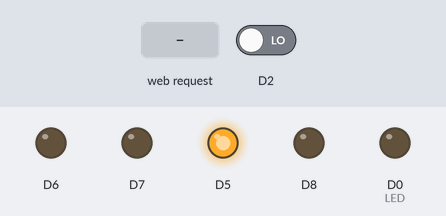
This sketch was run on a simulated ESP8266 (NodeMCU). Parts: output pins drawn as LEDs (lit = HIGH). The test bench sets the inputs (shaded band); at power-on: D2 LOW. WiFi joins after 1.5 s; servers stay silent unless stated; what the sketch prints to the serial monitor is not drawn.

Above: at 2.7 s.
2.8 s: HTTP request GET /adcread received
At 4.3 s:
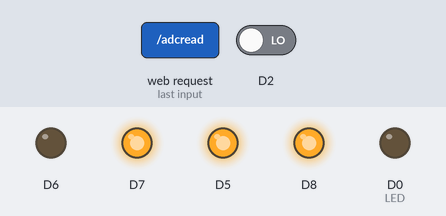
At 6.4 s:
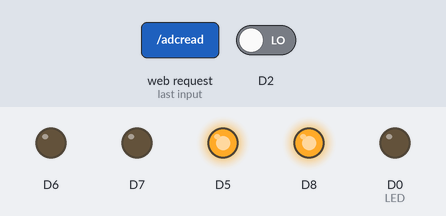
Timing chart, 0 to 7.9 s (numbered marks = the images above; inputs shaded):
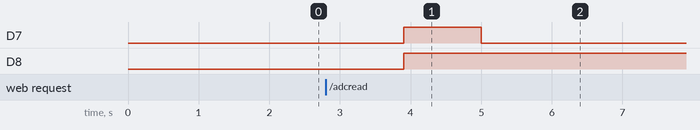

Measured:
- after the input at 2.8 s, D7: LOW → HIGH after 1.1 s, → LOW 1.1 s later; D8: LOW → HIGH after 1.1 s

The sketch:

dataSensor.ino
```cpp
//int frequency = 0;
#include <ESP8266WiFi.h>
#include <WiFiClient.h>
#include <ESP8266WebServer.h>
#include "index.h"
#define LED D0


const char* ssid = "Galaxy";
const char* password = "12345678";
ESP8266WebServer server(80);

void handleRoot()
{
  String s = webpage;
  server.send(200, "text/html", s);
}

void sensor_data()
{
  digitalWrite(D7, LOW);
  digitalWrite(D8, LOW);
  // Reading the output frequency
  double frequency = pulseIn(D2, LOW);
  //Remaping the value of the frequency to the RGB Model of 0 to 255
  frequency = map(frequency, 25, 72, 255, 0);
  // Printing the value on the serial monitor
  Serial.print("R= ");//printing name
  Serial.print(frequency);//printing RED color frequency
  Serial.print("  ");
  delay(100);

  digitalWrite(D7, HIGH);
  digitalWrite(D8, HIGH);
  // Reading the output frequency
  double frequency1 = pulseIn(D2, LOW);
  //Remaping the value of the frequency to the RGB Model of 0 to 255
  frequency1 = map(frequency1, 30, 90, 255, 0);
  // Printing the value on the serial monitor
  Serial.print("G= ");//printing name
  Serial.print(frequency1);//printing RED color frequency
  Serial.print("  ");
  delay(100);

  digitalWrite(D7, LOW);
  digitalWrite(D8, HIGH);
  // Reading the output frequency
  double frequency2 = pulseIn(D2, LOW);
  //Remaping the value of the frequency to the RGB Model of 0 to 255
  frequency2 = map(frequency2, 25, 70, 255, 0);
  // Printing the value on the serial monitor
  Serial.print("B= ");//printing name
  Serial.print(frequency2);//printing RED color frequency
  Serial.println("  ");
  delay(100);


  //  server.send(200, "text/plane", sensor_value1);
  String sensor_value = String(frequency);
  String sensor_value1 = String(frequency1);
  String sensor_value2 = String(frequency2);

  String final = "RED:" + sensor_value + "   " + "GREEN:" + sensor_value1 + "   " + "BLUE:" + sensor_value2;
  server.send(200, "text/plane", final);
}


void setup(void)
{
  pinMode(D5, OUTPUT);
  pinMode(D6, OUTPUT);
  pinMode(D7, OUTPUT);
  pinMode(D8, OUTPUT);
  pinMode(D2, INPUT);

  // Setting frequency-scaling to 20%
  digitalWrite(D5, HIGH);
  digitalWrite(D6, LOW);
  Serial.begin(115200);
  WiFi.begin(ssid, password);
  Serial.println("");
  pinMode(LED, OUTPUT);

  while (WiFi.status() != WL_CONNECTED)
  {
    Serial.print("Connecting...");
  }
  Serial.println("");
  Serial.print("Connected to ");
  Serial.println(ssid);
  Serial.print("IP address: ");
  Serial.println(WiFi.localIP());

  server.on("/", handleRoot);
  server.on("/adcread", sensor_data);
  //  server.on("/adcread1", sensor_data1);
  server.begin();
}

void loop(void)
{

  server.handleClient();
}
```

index.h
```cpp
const char webpage[] PROGMEM = R"=====(
<!DOCTYPE html>
<html>
<style type="text/css">
.button {
  background-color: #4CAF50; /* Green */
  border: none;
  color: white;
  padding: 15px 32px;
  text-align: center;
  text-decoration: none;
  display: inline-block;
  font-size: 16px;
}
</style>
<body style="background-color: #f9e79f ">
<center>
<div>
<h1>Safety Gloves Data</h1>

</div>
 <br>
<div><h2>
  DATA: <span id="adc_val">0</span><br><br>
</h2>
</div>
<script>
function send(led_sts)
{
  var xhttp = new XMLHttpRequest();
  xhttp.onreadystatechange = function() {
    if (this.readyState == 4 && this.status == 200) {
      document.getElementById("state").innerHTML = this.responseText;
    }
  };
  xhttp.open("GET", "led_set?state="+led_sts, true);
  xhttp.send();
}
setInterval(function()
{
  getData();
}, 2000);

function getData() {
  var xhttp = new XMLHttpRequest();
  xhttp.onreadystatechange = function() {
    if (this.readyState == 4 && this.status == 200) {
      document.getElementById("adc_val").innerHTML =
      this.responseText;
    }
  };
  xhttp.open("GET", "adcread", true);
  xhttp.send();
}

</script>
</center>
</body>
</html>
)=====";
```
